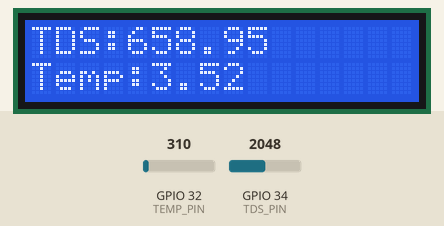
Simulated run of this sketch. Board: ESP32. Parts: 16×2 character LCD. The inputs (shaded band) are chosen by the test bench; at power-on: GPIO 34 (TDS_PIN) = 2048, GPIO 32 (TEMP_PIN) = 310. WiFi joins after 1.5 s; servers stay silent unless stated; uploads are accepted with an empty reply; what the sketch prints to the serial monitor is not drawn.

Above: at 3.2 s.
3.3 s: GPIO 34 (TDS_PIN) set to 2866
At 8.4 s:
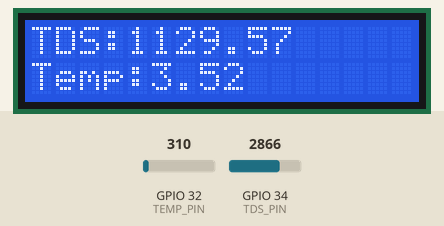
9.1 s: GPIO 32 (TEMP_PIN) set to 372
At 13.1 s:
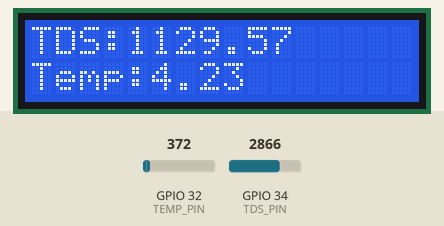
14.9 s: GPIO 34 (TDS_PIN) set to 3603
At 19.0 s:
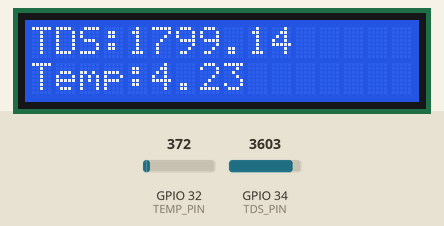
20.7 s: GPIO 32 (TEMP_PIN) set to 434
At 23.7 s:
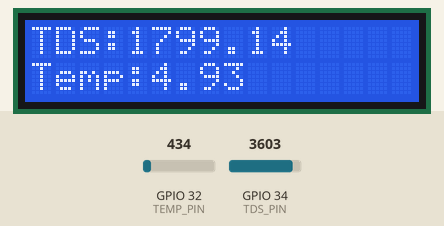
26.5 s: GPIO 34 (TDS_PIN) set to 4095
At 28.5 s:
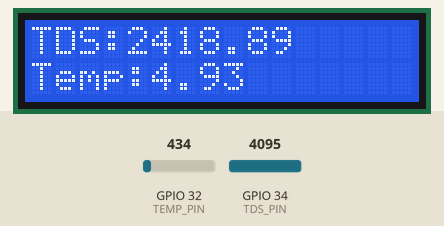
32.3 s: GPIO 32 (TEMP_PIN) set to 527
At 34.3 s:
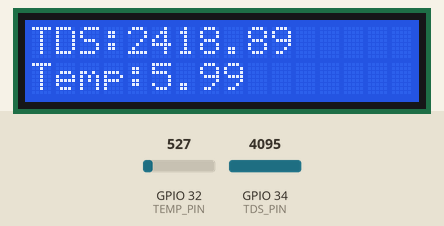
Timing chart, 0 to 35.8 s (numbered marks = the images above; inputs shaded):
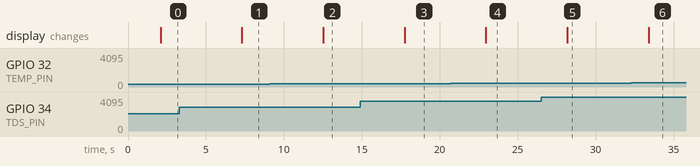

The sketch:

groundwater_monitor.ino
```cpp
#include <WiFi.h>
#include <HTTPClient.h>
#include <LiquidCrystal_I2C.h>
#include <ArduinoJson.h>

#define TDS_PIN 34
#define TEMP_PIN 32

LiquidCrystal_I2C lcd(0x27, 16, 2);

float voltage = 0;
float tdsValue = 0;
float temperatureValue = 0;
float ph = 7.0;

String ssid = "YOUR_WIFI";
String password = "YOUR_PASSWORD";

void setup()
{
  Serial.begin(115200);

  pinMode(TDS_PIN, INPUT);
  pinMode(TEMP_PIN, INPUT);

  lcd.init();
  lcd.backlight();

  WiFi.begin(ssid.c_str(), password.c_str());

  while (WiFi.status() != WL_CONNECTED)
  {
    delay(1000);
    Serial.println("Connecting to WiFi...");
  }

  Serial.println("WiFi Connected");
}

void loop()
{

  int analogValue = analogRead(TDS_PIN);
  int tempAnalog = analogRead(TEMP_PIN);

  voltage = analogValue * (3.3 / 4095.0);

  temperatureValue = tempAnalog / 88.0;

  tdsValue = (133.42 * voltage * voltage * voltage
              - 255.86 * voltage * voltage
              + 857.39 * voltage) * 0.5;

  Serial.print("TDS: ");
  Serial.println(tdsValue);

  lcd.setCursor(0, 0);
  lcd.print("TDS:");
  lcd.print(tdsValue);

  lcd.setCursor(0, 1);
  lcd.print("Temp:");
  lcd.print(temperatureValue);

  sendToCloud();

  delay(5000);
}

void sendToCloud()
{

  if (WiFi.status() == WL_CONNECTED)
  {

    HTTPClient http;

    http.begin("http://iotbegineer.com/api/sensors");
    http.addHeader("Content-Type", "application/json");

    DynamicJsonDocument doc(200);

    doc["tds"] = tdsValue;
    doc["temperature"] = temperatureValue;
    doc["ph"] = ph;

    String json;
    serializeJson(doc, json);

    int httpResponseCode = http.POST(json);

    Serial.println(httpResponseCode);

    http.end();
  }
}
```

Measured:
- after the input at 3.3 s, the display: changes after 4.0 s (image 1)
- after the input at 9.1 s, the display: changes after 3.4 s (image 2)
- after the input at 14.9 s, the display: changes after 2.8 s (image 3)
- after the input at 20.7 s, the display: changes after 2.3 s (image 4)
- after the input at 26.5 s, the display: changes after 1.7 s (image 5)
- after the input at 32.3 s, the display: changes after 1.1 s (image 6)
